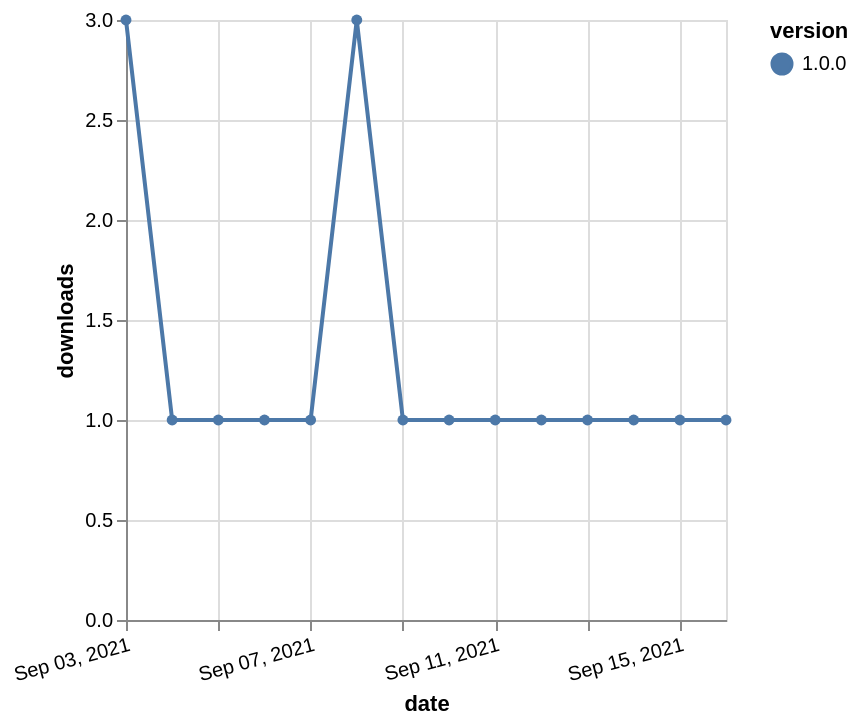

The specification (Vega-Lite) saved for this image:
### Vega-Lite specification from a JSON file in a GitHub repository (floating-point values rounded to 4 significant figures)
{"$schema": "https://vega.github.io/schema/vega-lite/v5.json", "description": "A simple bar chart with embedded data.", "data": {"values": [{"date": "2021-09-03", "total": 581, "delta": 3, "version": "1.0.0"}, {"date": "2021-09-04", "total": 582, "delta": 1, "version": "1.0.0"}, {"date": "2021-09-05", "total": 583, "delta": 1, "version": "1.0.0"}, {"date": "2021-09-06", "total": 584, "delta": 1, "version": "1.0.0"}, {"date": "2021-09-07", "total": 585, "delta": 1, "version": "1.0.0"}, {"date": "2021-09-08", "total": 588, "delta": 3, "version": "1.0.0"}, {"date": "2021-09-09", "total": 589, "delta": 1, "version": "1.0.0"}, {"date": "2021-09-10", "total": 590, "delta": 1, "version": "1.0.0"}, {"date": "2021-09-11", "total": 591, "delta": 1, "version": "1.0.0"}, {"date": "2021-09-12", "total": 592, "delta": 1, "version": "1.0.0"}, {"date": "2021-09-13", "total": 593, "delta": 1, "version": "1.0.0"}, {"date": "2021-09-14", "total": 594, "delta": 1, "version": "1.0.0"}, {"date": "2021-09-15", "total": 595, "delta": 1, "version": "1.0.0"}, {"date": "2021-09-16", "total": 596, "delta": 1, "version": "1.0.0"}]}, "width": "container", "mark": {"type": "line", "point": {"filled": true}}, "encoding": {"x": {"field": "date", "type": "temporal", "timeUnit": "yearmonthdate", "title": "date", "axis": {"labelAngle": -15}}, "y": {"field": "delta", "type": "quantitative", "title": "downloads"}, "color": {"field": "version", "type": "nominal"}, "tooltip": {"field": "delta"}}}
